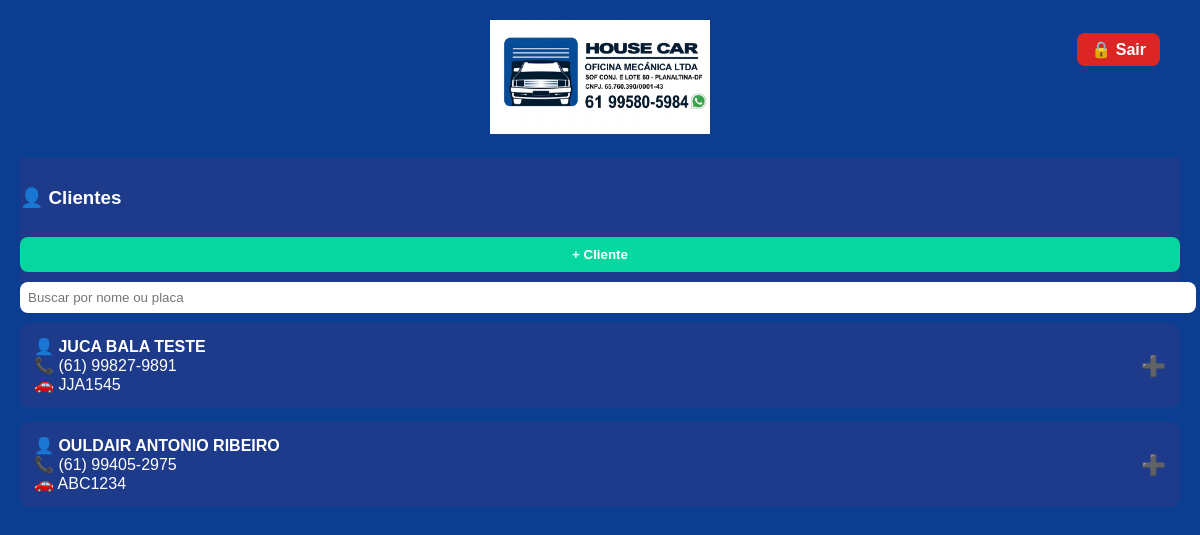
Screenshot of /clientes (signed in) with the database file from the repository.
### tables this page shows
CREATE TABLE clientes (
        id INTEGER PRIMARY KEY AUTOINCREMENT,
        nome TEXT,
        telefone TEXT NOT NULL,
        documento TEXT,
        data_nascimento TEXT,
        cep TEXT,
        logradouro TEXT,
        numero TEXT,
        bairro TEXT,
        cidade TEXT,
        uf TEXT,
        email TEXT
    );

CREATE TABLE veiculos (
        id INTEGER PRIMARY KEY AUTOINCREMENT,
        cliente_id INTEGER,
        veiculo TEXT,
        placa TEXT
    );

### app.py (the view, shortened to what this page needs)
@app.route("/clientes", methods=["GET", "POST"])
def clientes():
    if proteger(): return proteger()
    busca = request.args.get("busca", "").strip().lower()
    dados = listar_clientes()
    dados = sorted(dados, key=lambda c: (c[1] or "").lower())
    if busca:
        dados = [
            c for c in dados
            if busca in (c[1] or "").lower()  # nome
            or busca in (c[13] or "").lower()  # placa
        ]
    return render_template("clientes.html", clientes=dados, busca=busca)

### app.py (called while the page is built)
@app.context_processor
def inject_user():
    return dict(tipo=session.get("tipo"))

@app.after_request
def add_header(response):
    response.headers["Cache-Control"] = "no-store, no-cache, must-revalidate, max-age=0"
    response.headers["Pragma"] = "no-cache"
    response.headers["Expires"] = "0"
    return response

def proteger():
    if not session.get("logado"):
        return redirect("/login")

def formatar_data(data):
    if not data:
        return ""
    try:
        return datetime.strptime(data, "%Y-%m-%d").strftime("%d-%m-%Y")
    except:
        return data

### banco.py (called while the page is built)
def conectar():
    return sqlite3.connect("oficina.db")

def listar_clientes():
    conn = conectar()
    cursor = conn.cursor()
    cursor.execute("""
    SELECT
        c.id,
        c.nome,
        c.telefone,
        c.documento,
        c.data_nascimento,
        c.cep,
        c.logradouro,
        c.numero,
        c.bairro,
        c.cidade,
        c.uf,
        c.email,
        v.id,
        v.veiculo,
        v.placa
    FROM clientes c
    LEFT JOIN veiculos v ON v.cliente_id = c.id
    ORDER BY c.id DESC
    """)
    dados = cursor.fetchall()
    conn.close()
    return dados

### templates/clientes.html (shortened to what this page needs)
<!DOCTYPE html>
<html lang="pt-br">
<head>
<link rel="stylesheet" href="/static/style.css">
</head>
<body>
{% include "_header.html" %}
<div class="topo-padrao">
    <h3>👤 Clientes</h3>
    <button class="btn-novo" onclick="toggleForm()">+ Cliente</button>
</div>
<form method="GET" action="/clientes" style="margin-bottom:10px;">
    <input
        type="text"
        name="busca"
        placeholder="Buscar por nome ou placa"
        value="{{ busca or '' }}"
        style="width:100%; padding:8px; border-radius:8px; border:none;">
</form>
{% set clientes_agrupados = {} %}
{% for c in clientes %}
    {% set id = c[0] %}
    {% if id not in clientes_agrupados %}
        {% set _ = clientes_agrupados.update({
            id: {
                "nome": c[1],
                "telefone": c[2],
                "documento": c[3],
                "data": c[4],
                "cep": c[5],
                "logradouro": c[6],
                "numero": c[7],
                "bairro": c[8],
                "cidade": c[9],
                "uf": c[10],
                "email": c[11],
                "veiculos": []
            }
        }) %}
    {% endif %}
    {% if c[12] %}
        {% set _ = clientes_agrupados[id]["veiculos"].append((c[12], c[13], c[14])) %}
    {% endif %}
{% endfor %}
{% for id, c in clientes_agrupados.items() %}
<div class="card">
    <div class="linha" style="justify-content: space-between; align-items: center; cursor:pointer;" onclick="toggleCliente(this)">
        <div>
            <strong>👤 {{ c["nome"] }}</strong><br>
            📞 {{ c["telefone"] }}<br>
            {% if c["veiculos"] and c["veiculos"][0][2] %}
                🚗 {{ c["veiculos"][0][2] }}
            {% endif %}
        </div>
        <div style="font-size:20px;">➕</div>
    </div>
</div>
{% endfor %}
</body>
</html>

### static/style.css (style rules this page uses)
body { margin: 0; font-family: Arial, sans-serif; background: #0b3d91; color: white; padding: 20px; }
button { background: #1e3a8a; color: white; border: none; padding: 12px; border-radius: 8px; cursor: pointer; width: 100%; margin-top: 10px; }
.btn-novo { background: #06d6a0; padding: 12px; border-radius: 10px; border: none; font-weight: bold; width: 100%; }

### templates/clientes.html (style rules this page uses)
.card { background: #1e3a8a; padding: 14px; border-radius: 10px; margin-bottom: 14px; }
.topo-padrao { position: sticky; top: 0; z-index: 999; background: #1e3a8a; padding: 10px 0; }
.btn-novo { background: #06d6a0; padding: 10px 14px; border-radius: 8px; border: none; font-weight: bold; }
.linha { display: flex; gap: 6px; flex-wrap: wrap; }

### rows the page displays
clientes: nome "JUCA BALA TESTE", telefone "(61) 99827-9891"
veiculos: placa "JJA1545"
clientes: nome "OULDAIR ANTONIO RIBEIRO", telefone "(61) 99405-2975"
veiculos: placa "ABC1234"
